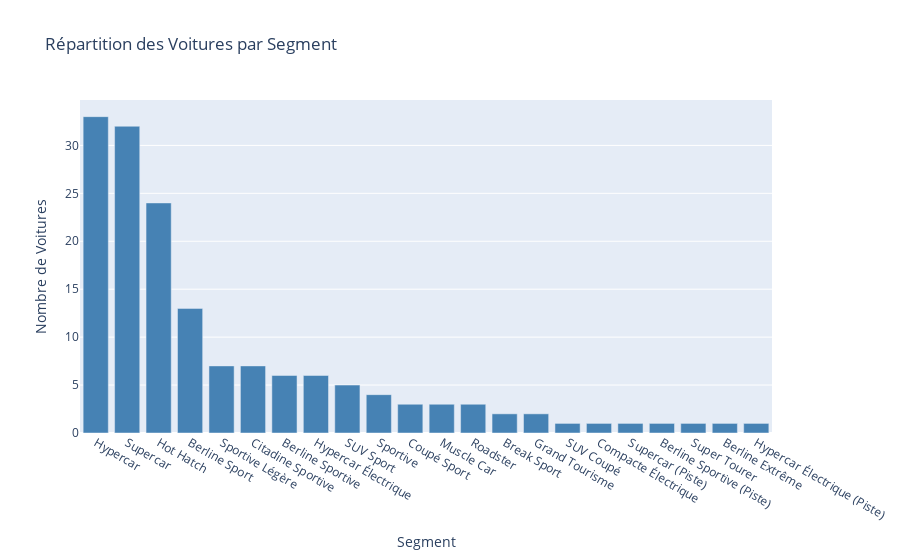

Notebook source saved alongside this figure:
### Code cell
#Nombre de voitures par segment (Berline, SUV, etc.)

# Compter combien il y a de voitures dans chaque segment

segment_counts = df['Segment'].value_counts().reset_index()

# Renommer les colonnes pour que ce soit clair
segment_counts.columns = ['Segment', 'count']

# Créer un graphique 
fig = px.bar(
    segment_counts,                                      
    x='Segment',                                         
    y='count',                                           
    title='Répartition des Voitures par Segment',       
    labels={'count': 'Nombre de Voitures'}              
)

# Personnaliser les couleurs des barres 
fig.update_traces(marker_color='steelblue')

# Cacher la légende 
fig.update_layout(showlegend=False)

# Afficher le graphique
fig.show()

### Figure 1 — Plotly figure (JSON) as saved in the notebook; plotly's stock layout.template omitted (floating-point values rounded to 4 significant figures)
{"data": [{"hovertemplate": "Segment=%{x}<br>Nombre de Voitures=%{y}<extra></extra>", "legendgroup": "", "marker": {"color": "steelblue", "pattern": {"shape": ""}}, "name": "", "orientation": "v", "showlegend": false, "textposition": "auto", "type": "bar", "x": ["Hypercar", "Supercar", "Hot Hatch", "Berline Sport", "Sportive Légère", "Citadine Sportive", "Berline Sportive", "Hypercar Électrique", "SUV Sport", "Sportive", "Coupé Sport", "Muscle Car", "Roadster", "Break Sport", "Grand Tourisme", "SUV Coupé", "Compacte Électrique", "Supercar (Piste)", "Berline Sportive (Piste)", "Super Tourer", "Berline Extrême", "Hypercar Électrique (Piste)"], "xaxis": "x", "y": [33, 32, 24, 13, 7, 7, 6, 6, 5, 4, 3, 3, 3, 2, 2, 1, 1, 1, 1, 1, 1, 1], "yaxis": "y"}], "layout": {"barmode": "relative", "legend": {"tracegroupgap": 0}, "showlegend": false, "title": {"text": "Répartition des Voitures par Segment"}, "xaxis": {"anchor": "y", "domain": [0, 1], "title": {"text": "Segment"}}, "yaxis": {"anchor": "x", "domain": [0, 1], "title": {"text": "Nombre de Voitures"}}}}
